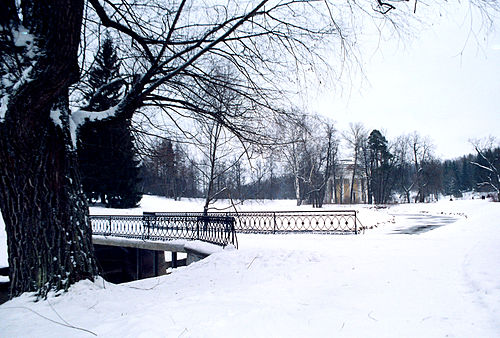
#> input picture CSE527-HW1-Fall18(solutions)/SourceImages/snow.jpg, 500 x 338 px
$ jupyter execute CSE527-HW1-fall18.ipynb
#> lines starting #> are read from the running program, lines starting #| are printed output that depends on the picture; after the words box and inside, x2 and y2 are one past the last pixel; in counts of white or black regions, pixels touching at a corner belong together
# CSE527 Homework1
**Due date: 23:59 on Sep 25, 2018 (Tuesday)**

## Prerequisite
---
* **Install Python**: you are strongly recommended to install and use python version of **2.7.x** as some of the packages we use may not support the latest version of Python. you can download it at https://www.python.org/downloads/ or use Anaconda (a Python distribution) at https://docs.continuum.io/anaconda/install/. Below are some materials and tutorials which you may find useful for learning Python if you are new to Python.
  - https://docs.python.org/2.7/
  - https://www.learnpython.org/
  - http://docs.opencv.org/3.0-beta/doc/py_tutorials/py_tutorials.html
  - http://www.scipy-lectures.org/advanced/image_processing/index.html

* **Install Python packages**: install Python packages: `numpy`, `matplotlib`, `opencv-python` using pip, for example:
```
pip install numpy matplotlib opencv-python
```
Sometimes you may need to use command `pip2` instead of `pip`

* **Install Jupyter Notebook**: follow the instructions at http://jupyter.org/install.html to install Jupyter Notebook and get yourself familiar with it. *After you have installed Python and Jupyter Notebook, please open the notebook file 'HW1.ipynb' with your Jupyter Notebook and do your homework there.*

## Example
---
Please read through the following examples where we apply image thresholding to an image. This example is desinged to help you get familiar with the basics of Python and routines of OpenCV. This part is for your exercises only, you do not need to submit anything from this part.

[cell 1]
# import packages
import sys
import cv2
import numpy as np
import matplotlib.pyplot as plt

from IPython.display import display, Image
from mpl_toolkits.mplot3d import Axes3D
from matplotlib import cm

# function for image thresholding
def imThreshold(img, threshold, maxVal):
    assert len(img.shape) == 2 # input image has to be gray

    height, width = img.shape
    bi_img = np.zeros((height, width), dtype=np.uint8)
    for x in xrange(height):
        for y in xrange(width):
            if img.item(x, y) > threshold:
                bi_img.itemset((x, y), maxVal)

    return bi_img

[cell 2]
# read the image for local directory (same with this .ipynb)
img = cv2.imread('SourceImages/snow.jpg')
#> img is the input picture: shape (338, 500, 3); mean B, G, R 175, 164.2, 158.3

# convert a color image to gray
img_gray = cv2.cvtColor(img, cv2.COLOR_BGR2GRAY)
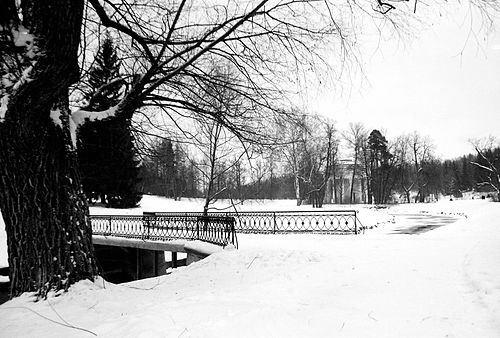
#> img_gray: shape (338, 500); min 0, max 255, mean 163.7

# image thresholding using global tresholder
img_bi = imThreshold(img_gray, 50, 255)
#> after the loop in imThreshold, `for x in xrange(height):`:
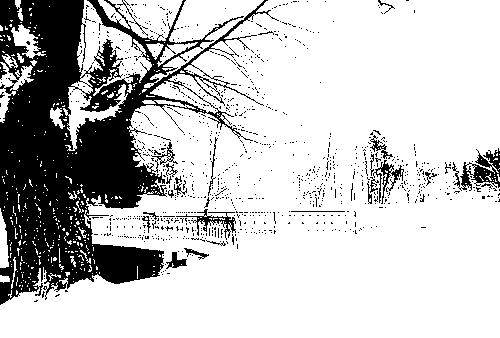
#> bi_img: shape (338, 500); 77.4% white; 1002 black regions (974 under 20 px), largest, box (x1, y1, x2, y2) and area: (0, 0, 279, 305) 33056, (452, 148, 500, 191) 841, (176, 209, 236, 240) 407

# Be sure to convert the color space of the image from
# BGR (Opencv) to RGB (Matplotlib) before you show a
# color image read from OpenCV
plt.figure(figsize=(18, 6))
#> (this line was passed over: IPython is not available in this run)
plt.subplot(1, 3, 1)
#> (this line was passed over: IPython is not available in this run)
plt.imshow(cv2.cvtColor(img, cv2.COLOR_BGR2RGB))
#> (this line was passed over: IPython is not available in this run)
plt.title('original image')
#> (this line was passed over: IPython is not available in this run)
plt.axis("off")
#> (this line was passed over: IPython is not available in this run)

plt.subplot(1, 3, 2)
#> (this line was passed over: IPython is not available in this run)
plt.imshow(img_gray, 'gray')
#> (this line was passed over: IPython is not available in this run)
plt.title('gray image')
plt.axis("off")

plt.subplot(1, 3, 3)
plt.imshow(img_bi, 'gray')
plt.title('binarized image')
plt.axis("off")

plt.show()
